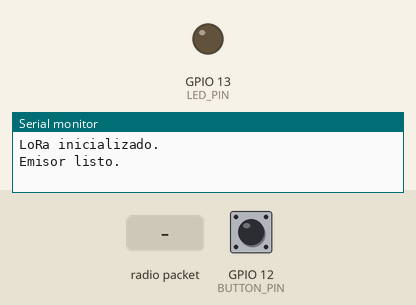
Recording of a program running on a simulated ESP32. Parts: output pins drawn as LEDs (lit = HIGH), the last lines printed to the serial monitor. The inputs (shaded band) are chosen by the test bench; at power-on: GPIO 12 (BUTTON_PIN) HIGH. Random numbers use the default seed unless the program sets one; no radio packets arrive unless stated.

Above: at 1.2 s.
1.3 s: GPIO 12 (BUTTON_PIN) pulled LOW for 0.15 s
2.9 s: radio packet "ACK" arrives
At 3.7 s:
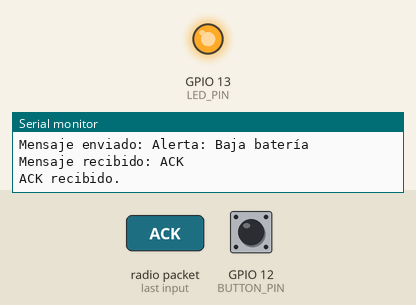
5.4 s: GPIO 12 (BUTTON_PIN) pulled LOW for 1 s
8.9 s: GPIO 12 (BUTTON_PIN) driven LOW
10.4 s: radio packet "1" arrives
11.9 s: GPIO 12 (BUTTON_PIN) pulsed HIGH 2 times (0.12 s each, 0.3 s apart)
Timing chart, 0 to 14.9 s (numbered marks = the images above; inputs shaded):
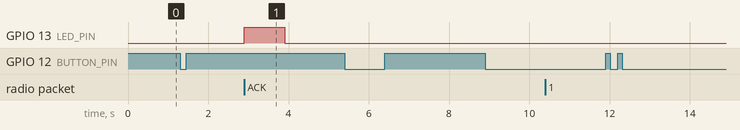

Measured:
- after the input at 2.9 s, GPIO 13 (LED_PIN): LOW → HIGH at once, → LOW 1.0 s later

The program:

main.cpp
```cpp
#include <Arduino.h>
#include "com_LoRa.h"

#define BUTTON_PIN 12  // Pin del botón
#define LED_PIN 13     // Pin del LED

com_LoRa lora(433E6);  // Frecuencia 433 MHz

// Variables de control
volatile bool enviarMensaje = false;
volatile unsigned long ultimoRebote = 0;  // Tiempo del último evento

// ISR con debounce
void IRAM_ATTR isrButton() {
    unsigned long ahora = millis();
    if (ahora - ultimoRebote > 50) {  // Debounce de 50 ms
        enviarMensaje = true;
        ultimoRebote = ahora;
    }
}

void setup() {
    pinMode(BUTTON_PIN, INPUT_PULLUP);
    pinMode(LED_PIN, OUTPUT);
    Serial.begin(9600);
    lora.init();

    attachInterrupt(digitalPinToInterrupt(BUTTON_PIN), isrButton, FALLING);

    Serial.println("Emisor listo.");
}

void loop() {
    if (enviarMensaje) {
        enviarMensaje = false;  // Reinicia bandera

        // Selecciona un mensaje aleatorio
        String mensajes[] = {
            "Prueba exitosa", "Alerta: Baja batería", "Sistema operativo estable",
            "Sensor activo", "Datos recibidos correctamente", "Reiniciar sistema"
        };
        String mensaje = mensajes[random(0, 6)];

        Serial.println("Enviando: " + mensaje);
        lora.sendMessage(mensaje);

        // Esperar ACK con timeout
        unsigned long inicio = millis();
        bool ackRecibido = false;
        while (millis() - inicio < 2000) {
            String ack = lora.receiveMessage();
            if (ack == "ACK") {
                ackRecibido = true;
                break;
            }
        }

        if (ackRecibido) {
            Serial.println("ACK recibido.");
            digitalWrite(LED_PIN, HIGH);
            delay(1000);
            digitalWrite(LED_PIN, LOW);
        } else {
            Serial.println("No se recibió ACK.");
        }
    }
}
```
